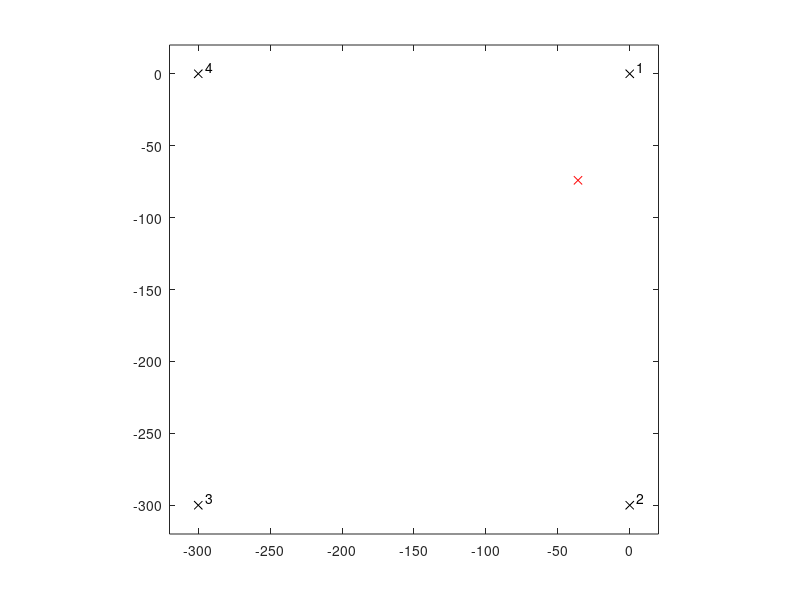

This chart was generated by the following MATLAB code: (Note: this script raises an error after producing the figure.)
clc; clear; format long g
RAD=pi/200;

B=[35.970234345864 74.0761702269699];
SS=[1,0,0;
    2,0,300;
    3,300,300
    4,300,0];
% pu=1/1000*RAD; pd=5/1000; Sxy=15/1000;
pu=1*RAD; pd=5; Sxy=15;
%% 
figure(1)
plot(-SS(:,2),-SS(:,3),'Marker','x','LineStyle','none','Color','k');
hold on
plot(-B(1),-B(2),'Marker','x','Color','r');
xlim([-320,20]); ylim([-320,20]);
text(-SS(:,2)+5,-SS(:,3)+5,num2str(SS(:,1)))
axis equal
saveas(gcf,'figure.fig');
hold off
close(gcf);
%% Rajón
% Výpočet
[PR1,PR2,EX1_kov,EX2_kov] = presnost_rajon(pu,pd,Sxy,B,SS);

MIN=find(PR2(:,5)==min(PR2(:,5))); MIN=MIN(1);                            %index minimální smerodatná odchylka
MAX=find(PR2(:,5)==max(PR2(:,5))); MAX=MAX(1);                            %index maximální směrodatná odchylka
PR1_min=PR1(MIN,:);          PR1_max=PR1(MAX,:);
PR2_min=PR2(MIN,:);          PR2_max=PR2(MAX,:);
PR_min=[PR1_min;PR2_min];   PR_max=[PR1_max;PR2_max];

R_MIN=PR1(MIN,1); S_MIN=PR1(MIN,2); R_MAX=PR1(MAX,1); S_MAX=PR1(MAX,2);
% Kovarianční matice pro body s minimální souřadnicovou směrodatnou oschylku 
KOV_mat_PR1_MIN=EX1_kov(2*R_MIN-1:2*R_MIN,2*S_MIN-1:2*S_MIN);
KOV_mat_PR2_MIN=EX2_kov(2*R_MIN-1:2*R_MIN,2*S_MIN-1:2*S_MIN);

% Kovarianční matice pro minimální směrodatnou oschylku 
KOV_mat_PR1_MAX=EX1_kov(2*R_MAX-1:2*R_MAX,2*S_MAX-1:2*S_MAX);
KOV_mat_PR2_MAX=EX2_kov(2*R_MAX-1:2*R_MAX,2*S_MAX-1:2*S_MAX);

%Grafické znázornění
%min
PR_min3=PR_min(:,end-1:end)*2.5;
PR_min2=PR_min;
PR_min2(:,end-1:end)=[];
PR_min2=[PR_min2,PR_min3];
[X,Y,SSA,SSB,SSC] = zobrazeni_vysledku(PR_min2,SS,B);
openfig('figure.fig') ;
hold on 
plot(-Y(1,:),-X(1,:),'Color','#00E5EE');
plot(-Y(2,:),-X(2,:),'Color','#EE00EE');
plot(-SSA(:,1),-SSA(:,2),'Color','k','LineWidth',1);
plot(-SSC(:,1),-SSC(:,2),'Color','k','LineWidth',1,'LineStyle','--');
axis equal
legend('Body sítě','Určovaný bod','Elipsa chyb bez vlivu podkladu [mm]','Elipsa chyb s vlivu podkladu [mm]','Směr na určovaný bod','Směr na orientaci','Location','southoutside')
title('Grafické znázornění přesnosti rajónu pro minimální Sxy (elipsy 2.5x zvětšeny)')
xlabel('Y[m]')
ylabel('X[m]')
hold off
%max
PR_max3=PR_max(:,end-1:end)*2.5;
PR_max2=PR_max;
PR_max2(:,end-1:end)=[];
PR_max2=[PR_max2,PR_max3];
[X,Y,SSA,SSB,SSC] = zobrazeni_vysledku(PR_max2,SS,B);
openfig('figure.fig') ;
hold on 
plot(-Y(1,:),-X(1,:),'Color','#00E5EE');
plot(-Y(2,:),-X(2,:),'Color','#EE00EE');
plot(-SSA(:,1),-SSA(:,2),'Color','k','LineWidth',1);
plot(-SSC(:,1),-SSC(:,2),'Color','k','LineWidth',1,'LineStyle','--');
axis equal
legend('Body sítě','Určovaný bod','Elipsa chyb bez vlivu podkladu [mm]','Elipsa chyb s vlivu podkladu [mm]','Směr na určovaný bod','Směr na orientaci','Location','southoutside')
title('Grafické znázornění přesnosti rajónu pro maximální Sxy (elipsy 2.5x zvětšeny)')
xlabel('Y[m]')
ylabel('X[m]')
hold off

%% Rajón zpět
[PRZ,EX1_kov] = presnost_rajon_zpet(pu,pd,B,SS);

MIN=find(PRZ(:,5)==min(PRZ(:,5))); MIN=MIN(1);                             %index minimální smerodatná odchylka
MAX=find(PRZ(:,5)==max(PRZ(:,5))); MAX=MAX(1);                             %index maximální směrodatná odchylka
PRZ_min=PRZ(MIN,:);          PRZ_max=PRZ(MAX,:);

R_MIN=PRZ(MIN,1); S_MIN=PRZ(MIN,2); R_MAX=PRZ(MAX,1); S_MAX=PRZ(MAX,2);

% Kovarianční matice pro body s minimální souřadnicovou směrodatnou oschylku 
KOV_mat_PRZ_MIN=EX1_kov(2*R_MIN-1:2*R_MIN,2*S_MIN-1:2*S_MIN);

% Kovarianční matice pro minimální směrodatnou oschylku 
KOV_mat_PRZ_MAX=EX1_kov(2*R_MAX-1:2*R_MAX,2*S_MAX-1:2*S_MAX);

% Grafické znázornění
%min
PRZ_min3=PRZ_min(:,end-1:end)*10;
PRZ_min2=PRZ_min;
PRZ_min2(:,end-1:end)=[];
PRZ_min2=[PRZ_min2,PRZ_min3];
[X,Y,SSA,SSB,SSC] = zobrazeni_vysledku(PRZ_min2,SS,B);
openfig('figure.fig') ;
hold on 
plot(-Y,-X,'Color','#00E5EE');
plot(-SSA(:,1),-SSA(:,2),'Color','k','LineWidth',1);
plot(-SSB(:,1),-SSB(:,2),'Color','k','LineWidth',1,'LineStyle','--');
axis equal
legend('Body sítě','Určovaný bod','Elipsa chyb bez vlivu podkladu [mm]','Směr i délka na orientaci','Směr na orientaci','Location','southoutside')
title('Grafické znázornění přesnosti rajónu zpět pro minimální Sxy (elipsa 10x zvětšena)')
xlabel('Y[m]')
ylabel('X[m]')
hold off
%max
PRZ_max3=PRZ_max(:,end-1:end)*2;
PRZ_max2=PRZ_max;
PRZ_max2(:,end-1:end)=[];
PRZ_max2=[PRZ_max2,PRZ_max3];
[X,Y,SSA,SSB,SSC] = zobrazeni_vysledku(PRZ_max2,SS,B);
openfig('figure.fig') ;
hold on 
plot(-Y,-X,'Color','#00E5EE');
plot(-SSA(:,1),-SSA(:,2),'Color','k','LineWidth',1);
plot(-SSB(:,1),-SSB(:,2),'Color','k','LineWidth',1,'LineStyle','--');
axis equal
legend('Body sítě','Určovaný bod','Elipsa chyb bez vlivu podkladu [mm]','Směr i délka na orientaci','Směr na orientaci','Location','southoutside')
title('Grafické znázornění přesnosti rajónu zpět pro maximální Sxy (elipsa 2x zvětšena)')
xlabel('Y[m]')
ylabel('X[m]')
hold off

%% Protínání z délek
[PPD,EX1_kov] = presnost_protina_z_delek(pd,B,SS);

MIN=find(PPD(:,5)==min(PPD(:,5))); MIN=MIN(1);                           %index minimální smerodatná odchylka
MAX=find(PPD(:,5)==max(PPD(:,5))); MAX=MAX(1);                           %index maximální směrodatná odchylka
PPD_min=PPD(MIN,:);          PPD_max=PPD(MAX,:);

R_MIN=PPD(MIN,1); S_MIN=PPD(MIN,2); R_MAX=PPD(MAX,1); S_MAX=PPD(MAX,2);

% Kovarianční matice pro body s minimální souřadnicovou směrodatnou oschylku 
KOV_mat_PPD_MIN=EX1_kov(2*R_MIN-1:2*R_MIN,2*S_MIN-1:2*S_MIN);

% Kovarianční matice pro minimální směrodatnou oschylku 
KOV_mat_PPD_MAX=EX1_kov(2*R_MAX-1:2*R_MAX,2*S_MAX-1:2*S_MAX);


% Grafické znázornění
%min
PPD_min3=PPD_min(:,end-1:end)*10;
PPD_min2=PPD_min;
PPD_min2(:,end-1:end)=[];
PPD_min2=[PPD_min2,PPD_min3];
[X,Y,SSA,SSB,SSC] = zobrazeni_vysledku(PPD_min2,SS,B);
openfig('figure.fig') ;
hold on 
plot(-Y,-X,'Color','#00E5EE');
plot([-SSA(:,1);-SSB(:,1)],[-SSA(:,2);-SSB(:,2)],'Color','k','LineWidth',1);
axis equal
legend('Body sítě','Určovaný bod','Elipsa chyb bez vlivu podkladu [mm]','Měřená délka na určovaný bod','Location','southoutside')
title('Grafické znázornění přesnosti protínání z délek pro minimální Sxy (elipsa 10x zvětšena)')
xlabel('Y[m]')
ylabel('X[m]')
hold off
%max
PPD_max3=PPD_max(:,end-1:end)*5;
PPD_max2=PPD_max;
PPD_max2(:,end-1:end)=[];
PPD_max2=[PPD_max2,PPD_max3];
[X,Y,SSA,SSB,SSC] = zobrazeni_vysledku(PPD_max2,SS,B);
openfig('figure.fig') ;
hold on 
plot(-Y,-X,'Color','#00E5EE');
plot([-SSA(:,1);-SSB(:,1)],[-SSA(:,2);-SSB(:,2)],'Color','k','LineWidth',1);
axis equal
legend('Body sítě','Určovaný bod','Elipsa chyb bez vlivu podkladu [mm]','Měřená délka','Location','southoutside')
title('Grafické znázornění přesnosti protínání z délek pro maximální Sxy (elipsa 5x zvětšena)')
xlabel('Y[m]')
ylabel('X[m]')
hold off

%% Protínání vpřed z úhlů
[PPUV,EX1_kov] = presnost_protina_z_uhlu_vpred(pu,B,SS);

MIN=find(PPUV(:,5)==min(PPUV(:,5))); MIN=MIN(1);                           %index minimální smerodatná odchylka
MAX=find(PPUV(:,5)==max(PPUV(:,5))); MAX=MAX(1);                           %index maximální směrodatná odchylka
PPUV_min=PPUV(MIN,:);          PPUV_max=PPUV(MAX,:);

R_MIN=PPUV(MIN,1); S_MIN=PPUV(MIN,2); R_MAX=PPUV(MAX,1); S_MAX=PPUV(MAX,2);

% Kovarianční matice pro body s minimální souřadnicovou směrodatnou oschylku 
KOV_mat_PPUV_MIN=EX1_kov(2*R_MIN-1:2*R_MIN,2*S_MIN-1:2*S_MIN);

% Kovarianční matice pro minimální směrodatnou oschylku
KOV_mat_PPUV_MAX=EX1_kov(2*R_MAX-1:2*R_MAX,2*S_MAX-1:2*S_MAX);



%Grafické znázornění
%min
PPUV_min3=PPUV_min(:,end-1:end)*10;
PPUV_min2=PPUV_min;
PPUV_min2(:,end-1:end)=[];
PPUV_min2=[PPUV_min2,PPUV_min3];
[X,Y,SSA,SSB,SSC] = zobrazeni_vysledku(PPUV_min2,SS,B);
openfig('figure.fig') ;
hold on 
plot(-Y,-X,'Color','#00E5EE');
plot([-SSA(:,1);-SSB(:,1)],[-SSA(:,2);-SSB(:,2)],'Color','k','LineWidth',1);
plot(-SSC(:,1),-SSC(:,2),'Color','k','LineWidth',1,'LineStyle','--');
axis equal
legend('Body sítě','Určovaný bod','Elipsa chyb bez vlivu podkladu [mm]','Měřené směry na bod','Směr na známý bod','Location','southoutside')
title('Grafické znázornění přesnosti protínání z úhlů vpřed pro minimální Sxy (elipsa 10x zvětšena)')
xlabel('Y[m]')
ylabel('X[m]')
hold off
%max
PPUV_max3=PPUV_max(:,end-1:end)*5;
PPUV_max2=PPUV_max;
PPUV_max2(:,end-1:end)=[];
PPUV_max2=[PPUV_max2,PPUV_max3];
[X,Y,SSA,SSB,SSC] = zobrazeni_vysledku(PPUV_max2,SS,B);
openfig('figure.fig') ;
hold on 
plot(-Y,-X,'Color','#00E5EE');
plot([-SSA(:,1);-SSB(:,1)],[-SSA(:,2);-SSB(:,2)],'Color','k','LineWidth',1);
plot(-SSC(:,1),-SSC(:,2),'Color','k','LineWidth',1,'LineStyle','--');
axis equal
legend('Body sítě','Určovaný bod','Elipsa chyb bez vlivu podkladu [mm]','Měřené směry na bod','Směr na známý bod','Location','southoutside')
title('Grafické znázornění přesnosti protínání z úhlů vpřed pro maximální Sxy (elipsa 5x zvětšena)')
xlabel('Y[m]')
ylabel('X[m]')
hold off

%% Protínání zpět 
[PZ,EX1_kov] = presnost_protinani_zpet(pu,B,SS);

MIN=find(PZ(:,6)==min(PZ(:,6))); MIN=MIN(1);                        %index minimální smerodatná odchylka
MAX=find(PZ(:,6)==max(PZ(:,6))); MAX=MAX(1);                        %index maximální směrodatná odchylka
PZ_min=PZ(MIN(1),:);          PZ_max=PZ(MAX,:);


% Kovarianční matice pro body s minimální souřadnicovou směrodatnou oschylku 
KOV_mat_PZ_MIN=EX1_kov(MIN*2-1:MIN*2,:);
% % Kovarianční matice pro minimální směrodatnou oschylku 
KOV_mat_PZ_MAX=EX1_kov(MAX*2-1:MAX*2,:);


%Grafické znázornění
%min
PZ_min3=PZ_min(:,end-1:end)*10;
PZ_min2=PZ_min;
PZ_min2(:,end-1:end)=[];
PZ_min2=[PZ_min2,PZ_min3];
[X,Y,SSA,SSB,SSC] = zobrazeni_vysledku(PZ_min2,SS,B);
openfig('figure.fig') ;
hold on 
plot(-Y,-X,'Color','#00E5EE');
plot([-SSA(:,1);-SSB(:,1);-SSC(:,1)],[-SSA(:,2);-SSB(:,2);-SSC(:,2)],'Color','k','LineWidth',1,'LineStyle','--');
axis equal
legend('Body sítě','Určovaný bod','Elipsa chyb bez vlivu podkladu [mm]','Měřené směry na orientace','Location','southoutside')
title('Grafické znázornění přesnosti protínání zpět pro minimální Sxy (elipsa 10x zvětšena)')
xlabel('Y[m]')
ylabel('X[m]')
hold off
%max
PZ_max3=PZ_max(:,end-1:end)*2;
PZ_max2=PZ_max;
PZ_max2(:,end-1:end)=[];
PZ_max2=[PZ_max2,PZ_max3];
[X,Y,SSA,SSB,SSC] = zobrazeni_vysledku(PZ_max2,SS,B);
openfig('figure.fig') ;
hold on 
plot(-Y,-X,'Color','#00E5EE');
plot([-SSA(:,1);-SSB(:,1);-SSC(:,1)],[-SSA(:,2);-SSB(:,2);-SSC(:,2)],'Color','k','LineWidth',1,'LineStyle','--');
axis equal
legend('Body sítě','Určovaný bod','Elipsa chyb bez vlivu podkladu [mm]','Měřené směry na orientace','Location','southoutside')
title('Grafické znázornění přesnosti protínání zpět pro maximální Sxy (elipsa 2x zvětšena)')
xlabel('Y[m]')
ylabel('X[m]')
hold off